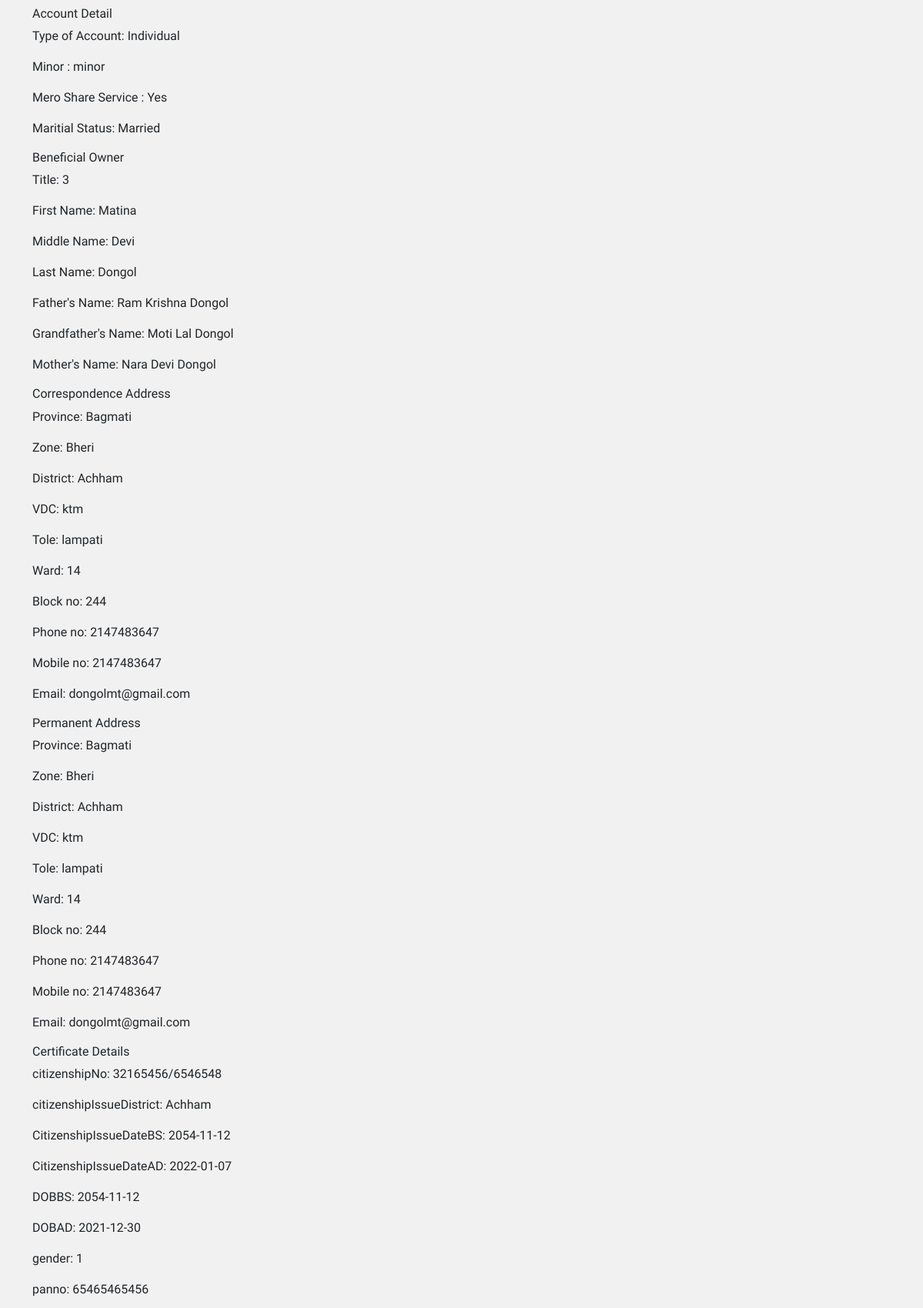
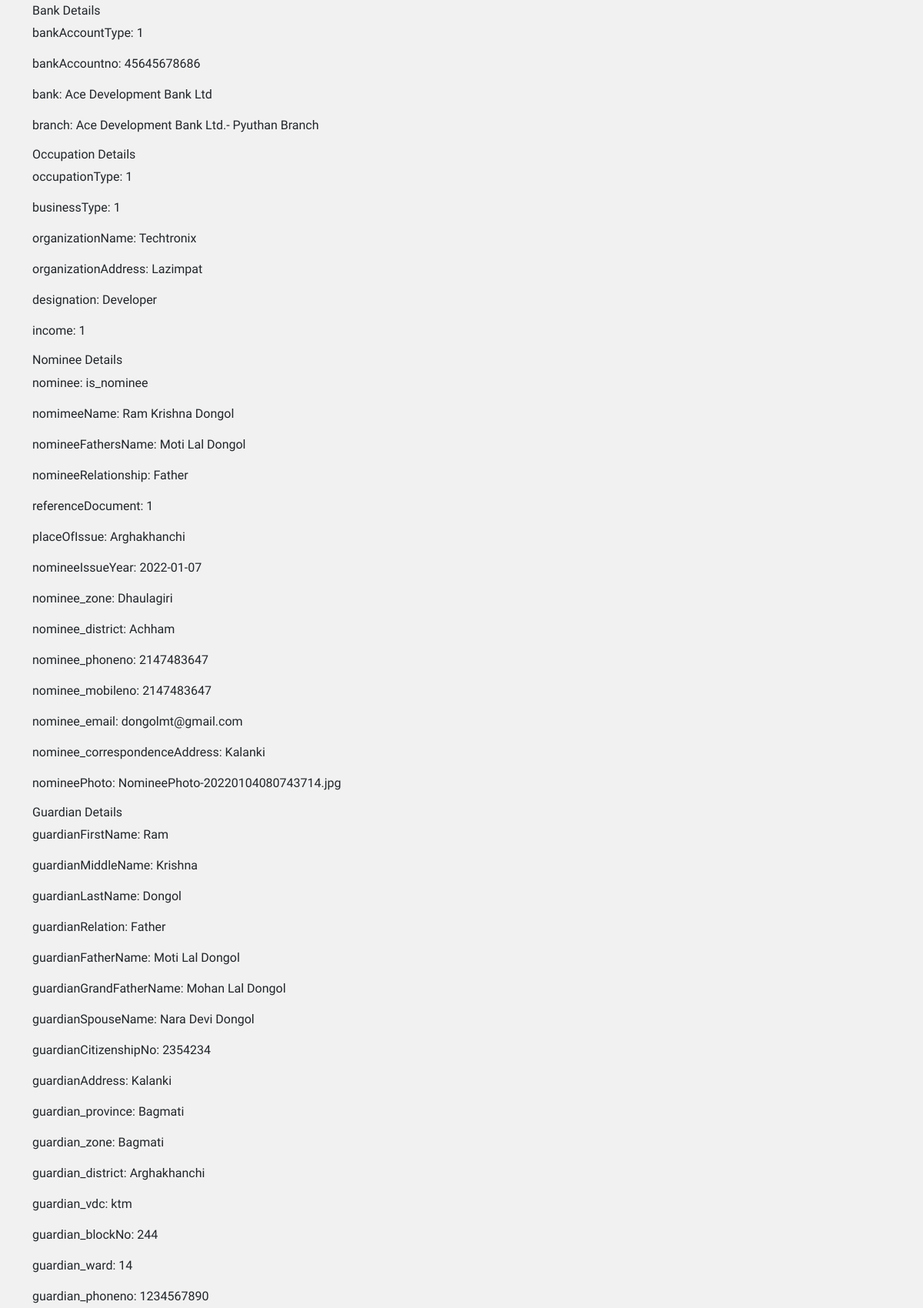
/formDetail?id=10000 (upper part), run on the app's committed database (2 pictures, top to bottom).
### tables this page shows
CREATE TABLE `firstsection` (
  `firstsection_id` int(11) NOT NULL,
  `accountType` text NOT NULL,
  `minor` text NOT NULL,
  `meroShareService` text NOT NULL,
  `maritalStatus` text NOT NULL
);

CREATE TABLE `beneficialowner` (
  `beneficialowner_id` int(11) NOT NULL,
  `title` int(11) DEFAULT NULL,
  `firstName` text NOT NULL,
  `middleName` text DEFAULT NULL,
  `lastName` text NOT NULL,
  `fathersName` text NOT NULL,
  `grandFathersName` text NOT NULL,
  `mothersName` text NOT NULL
);

CREATE TABLE `correspondenceaddress` (
  `id` int(11) NOT NULL,
  `correspondence_province` varchar(50) DEFAULT NULL,
  `correspondence_zone` varchar(50) DEFAULT NULL,
  `correspondence_district` varchar(50) DEFAULT NULL,
  `correspondence_vdc` text NOT NULL,
  `correspondence_tole` text NOT NULL,
  `correspondence_ward` int(10) NOT NULL,
  `correspondence_blockno` int(10) DEFAULT NULL,
  `correspondence_phoneno` int(10) DEFAULT NULL,
  `correspondence_mobileno` int(10) NOT NULL,
  `correspondence_email` varchar(255) NOT NULL
);

CREATE TABLE `permanentaddress` (
  `id` int(11) NOT NULL,
  `permanent_province` varchar(50) DEFAULT NULL,
  `permanent_zone` varchar(50) DEFAULT NULL,
  `permanent_district` varchar(50) DEFAULT NULL,
  `permanent_vdc` text NOT NULL,
  `permanent_tole` text NOT NULL,
  `permanent_ward` int(11) NOT NULL,
  `permanent_blockno` int(11) DEFAULT NULL,
  `permanent_phoneno` int(10) DEFAULT NULL,
  `permanent_mobileno` int(10) NOT NULL,
  `permanent_email` varchar(255) NOT NULL
);

CREATE TABLE `certificatedetails` (
  `id` int(11) NOT NULL,
  `citizenshipNo` varchar(50) DEFAULT NULL,
  `citizenshipIssueDistrict` varchar(50) DEFAULT NULL,
  `CitizenshipIssueDateBS` date NOT NULL,
  `CitizenshipIssueDateAD` date NOT NULL,
  `DOBBS` date NOT NULL,
  `DOBAD` date NOT NULL,
  `gender` int(11) DEFAULT NULL,
  `panno` varchar(50) DEFAULT NULL
);

CREATE TABLE `bankdetails` (
  `id` int(11) NOT NULL,
  `bankAccountType` int(11) DEFAULT NULL,
  `bank` varchar(255) DEFAULT NULL,
  `branch` varchar(255) DEFAULT NULL,
  `bankAccountno` varchar(50) NOT NULL,
  `status` tinyint(1) DEFAULT 1
);

CREATE TABLE `occupationdetails` (
  `id` int(11) NOT NULL,
  `occupationType` int(11) DEFAULT NULL,
  `businessType` int(11) DEFAULT NULL,
  `organizationName` text DEFAULT NULL,
  `organizationAddress` text DEFAULT NULL,
  `designation` text DEFAULT NULL,
  `income` int(11) DEFAULT NULL
);

CREATE TABLE `nomineedetails` (
  `id` int(11) NOT NULL,
  `nominee` text NOT NULL,
  `nomimeeName` text DEFAULT NULL,
  `nomineeFathersName` text DEFAULT NULL,
  `nomineeRelationship` text DEFAULT NULL,
  `referenceDocument` int(11) DEFAULT NULL,
  `nomineeDoc` varchar(50) DEFAULT NULL,
  `placeOfIssue` varchar(50) DEFAULT NULL,
  `nomineeIssueYear` date DEFAULT NULL,
  `nomineeAge` int(3) DEFAULT NULL,
  `nominee_zone` varchar(50) DEFAULT NULL,
  `nominee_district` varchar(50) DEFAULT NULL,
  `nominee_phoneno` int(10) DEFAULT NULL,
  `nominee_mobileno` int(10) DEFAULT NULL,
  `nominee_email` varchar(255) DEFAULT NULL,
  `nominee_panno` int(20) DEFAULT NULL,
  `nominee_correspondenceAddress` text DEFAULT NULL,
  `nomineePhoto` text DEFAULT NULL,
  `nomineeSignature` text DEFAULT NULL,
  `nomineeDocumentFront` text DEFAULT NULL,
  `nomineeDocumentBack` text DEFAULT NULL
);

CREATE TABLE `guardiandetails` (
  `id` int(11) NOT NULL,
  `guardianFirstName` text DEFAULT NULL,
  `guardianMiddleName` text DEFAULT NULL,
  `guardianLastName` text DEFAULT NULL,
  `guardianRelation` text DEFAULT NULL,
  `guardianFatherName` text DEFAULT NULL,
  `guardianGrandFatherName` text DEFAULT NULL,
  `guardianSpouseName` text DEFAULT NULL,
  `guardianCitizenshipNo` varchar(50) DEFAULT NULL,
  `guardianAddress` text DEFAULT NULL,
  `guardian_province` varchar(50) DEFAULT NULL,
  `guardian_zone` varchar(50) DEFAULT NULL,
  `guardian_district` varchar(50) DEFAULT NULL,
  `guardian_vdc` text DEFAULT NULL,
  `guardian_blockNo` int(5) DEFAULT NULL,
  `guardian_ward` int(5) DEFAULT NULL,
  `guardian_phoneno` int(10) DEFAULT NULL,
  `guardian_mobileno` int(10) DEFAULT NULL,
  `guardian_panno` int(50) DEFAULT NULL,
  `guardian_email` varchar(50) DEFAULT NULL,
  `guardian_citizenshiptIssueDistrict` varchar(50) DEFAULT NULL,
  `guardian_citizenshipIssueDateBS` date DEFAULT NULL,
  `guardian_citizenshipIssueDateAD` date DEFAULT NULL,
  `guardian_DOBBS` date DEFAULT NULL,
  `guardian_DOBAD` date DEFAULT NULL,
  `guardianPhoto` text DEFAULT NULL,
  `guardianSignature` text DEFAULT NULL,
  `guardianCitizenshipFront` text DEFAULT NULL,
  `guardianCitizenshipBack` text DEFAULT NULL,
  `guardianProof` text DEFAULT NULL
);

### formDetail.php (the view, shortened to what this page needs)
<?php
include "admin\inc\header.php";
require $_SERVER['DOCUMENT_ROOT'].'/machchapuchreForm/class/model.php';
if ( isset( $_GET['id'] ) && !empty( $_GET['id'] ) ){
    $id = (int)$_GET['id'];
    $result2 = mysqli_query($conn,"SELECT firstsection.accountType, firstsection.minor, firstsection.meroShareService, firstsection.maritalStatus, form.id FROM firstsection RIGHT join form on firstsection.firstsection_id = $id;") or die( mysqli_error($conn));
    $row2 = mysqli_fetch_array($result2);
    $result3 = mysqli_query($conn,"SELECT beneficialowner.title, beneficialowner.firstName, beneficialowner.middleName, beneficialowner.lastName, beneficialowner.fathersName, beneficialowner.grandFathersName, beneficialowner.mothersName, form.id FROM beneficialowner RIGHT join form on beneficialowner.beneficialowner_id = $id;") or die( mysqli_error($conn));
    $row3 = mysqli_fetch_array($result3);
    $result4 = mysqli_query($conn,"SELECT correspondenceaddress.correspondence_province, correspondenceaddress.correspondence_zone, correspondenceaddress.correspondence_district, correspondenceaddress.correspondence_vdc, correspondenceaddress.correspondence_tole, correspondenceaddress.correspondence_ward, correspondenceaddress.correspondence_blockno, correspondenceaddress.correspondence_phoneno, correspondenceaddress.correspondence_mobileno, correspondenceaddress.correspondence_email, form.id from correspondenceaddress RIGHT JOIN form On correspondenceaddress.id = $id;") or die( mysqli_error($conn));
    $row4 = mysqli_fetch_array($result4);
    $result5 = mysqli_query($conn,"SELECT permanentaddress.permanent_province, permanentaddress.permanent_zone, permanentaddress.permanent_district, permanentaddress.permanent_vdc, permanentaddress.permanent_tole, permanentaddress.permanent_ward, permanentaddress.permanent_blockno, permanentaddress.permanent_phoneno, permanentaddress.permanent_mobileno, permanentaddress.permanent_email, form.id from permanentaddress RIGHT JOIN form On permanentaddress.id = $id;") or die( mysqli_error($conn));
    $row5 = mysqli_fetch_array($result5);
    $result6 = mysqli_query($conn,"SELECT certificatedetails.citizenshipNo, certificatedetails.citizenshipIssueDistrict, certificatedetails.CitizenshipIssueDateBS , certificatedetails.CitizenshipIssueDateAD, certificatedetails.DOBBS, certificatedetails.DOBAD, certificatedetails.gender, certificatedetails.panno, form.id from certificatedetails RIGHT JOIN form On certificatedetails.id = $id;") or die( mysqli_error($conn));
    $row6 = mysqli_fetch_array($result6);
    $result7 = mysqli_query($conn,"SELECT bankdetails.bankAccountType, bankdetails.bankAccountno, bankdetails.bank, bankdetails.branch, form.id from bankdetails RIGHT JOIN form On bankdetails.id = $id;") or die( mysqli_error($conn));
    $row7 = mysqli_fetch_array($result7);
    $result8 = mysqli_query($conn,"SELECT occupationdetails.occupationType, occupationdetails.businessType, occupationdetails.organizationName, occupationdetails.organizationAddress,occupationdetails.designation, occupationdetails.income, form.id from occupationdetails RIGHT JOIN form On occupationdetails.id = $id;") or die( mysqli_error($conn));
    $row8 = mysqli_fetch_array($result8);
    $result9 = mysqli_query($conn,"SELECT nomineedetails.nominee, nomineedetails.nomimeeName, nomineedetails.nomineeFathersName, nomineedetails.nomineeRelationship,nomineedetails.referenceDocument, nomineedetails.nomineeDoc, nomineedetails.placeOfIssue, nomineedetails.nomineeIssueYear, nomineedetails.nomineeAge, nomineedetails.nominee_zone, nomineedetails.nominee_district, nomineedetails.nominee_phoneno, nomineedetails.nominee_mobileno, nomineedetails.nominee_email, nomineedetails.nominee_panno, nomineedetails.nominee_correspondenceAddress, nomineedetails.nomineePhoto, form.id from nomineedetails RIGHT JOIN form On nomineedetails.id = $id;") or die( mysqli_error($conn));
    $row9 = mysqli_fetch_array($result9);
    $result10 = mysqli_query($conn,"SELECT guardiandetails.guardianFirstName, guardiandetails.guardianMiddleName, guardiandetails.guardianLastName, guardiandetails.guardianRelation,guardiandetails.guardianFatherName, guardiandetails.guardianGrandFatherName, guardiandetails.guardianSpouseName, guardiandetails.guardianCitizenshipNo, guardiandetails.guardianAddress, guardiandetails.guardian_province, guardiandetails.guardian_zone, guardiandetails.guardian_district, guardiandetails.guardian_vdc, guardiandetails.guardian_blockNo, guardiandetails.guardian_ward, guardiandetails.guardian_phoneno, guardiandetails.guardian_mobileno, guardiandetails.guardian_panno, guardiandetails.guardian_email, guardiandetails.guardian_citizenshiptIssueDistrict, guardiandetails.guardian_citizenshipIssueDateBS, guardiandetails.guardian_citizenshipIssueDateAD, guardiandetails.guardian_DOBBS, guardiandetails.guardian_DOBAD, form.id from guardiandetails RIGHT JOIN form On guardiandetails.id = $id;") or die( mysqli_error($conn));
    $row10 = mysqli_fetch_array($result10);
?>
<div class="container my-2">
    <h6>Account Detail</h6>
    <p>Type of Account: <?php echo $row2["accountType"]; ?></p>
    <p>Minor : <?php echo $row2["minor"]; ?></p>
    <p>Mero Share Service : <?php echo $row2["meroShareService"]; ?></p>
    <p>Maritial Status: <?php echo $row2["maritalStatus"]; ?></p>
    <h6>Beneficial Owner</h6>
    <p>Title: <?php echo $row3["title"]; ?></p>
    <p>First Name: <?php echo $row3["firstName"]; ?></p>
    <p>Middle Name: <?php echo $row3["middleName"]; ?></p>
    <p>Last Name: <?php echo $row3["lastName"]; ?></p>
    <p>Father's Name: <?php echo $row3["fathersName"]; ?></p>
    <p>Grandfather's Name: <?php echo $row3["grandFathersName"]; ?></p>
    <p>Mother's Name: <?php echo $row3["mothersName"]; ?></p>
    <h6>Correspondence Address</h6>
    <p>Province: <?php echo $row4["correspondence_province"]; ?></p>
    <p>Zone: <?php echo $row4["correspondence_zone"]; ?></p>
    <p>District: <?php echo $row4["correspondence_district"]; ?></p>
    <p>VDC: <?php echo $row4["correspondence_vdc"]; ?></p>
    <p>Tole: <?php echo $row4["correspondence_tole"]; ?></p>
    <p>Ward: <?php echo $row4["correspondence_ward"]; ?></p>
    <p>Block no: <?php echo $row4["correspondence_blockno"]; ?></p>
    <p>Phone no: <?php echo $row4["correspondence_phoneno"]; ?></p>
    <p>Mobile no: <?php echo $row4["correspondence_mobileno"]; ?></p>
    <p>Email: <?php echo $row4["correspondence_email"]; ?></p>
    <h6>Permanent Address</h6>
    <p>Province: <?php echo $row5["permanent_province"]; ?></p>
    <p>Zone: <?php echo $row5["permanent_zone"]; ?></p>
    <p>District: <?php echo $row5["permanent_district"]; ?></p>
    <p>VDC: <?php echo $row5["permanent_vdc"]; ?></p>
    <p>Tole: <?php echo $row5["permanent_tole"]; ?></p>
    <p>Ward: <?php echo $row5["permanent_ward"]; ?></p>
    <p>Block no: <?php echo $row5["permanent_blockno"]; ?></p>
    <p>Phone no: <?php echo $row5["permanent_phoneno"]; ?></p>
    <p>Mobile no: <?php echo $row5["permanent_mobileno"]; ?></p>
    <p>Email: <?php echo $row5["permanent_email"]; ?></p>
    <h6>Certificate Details</h6>
    <p>citizenshipNo: <?php echo $row6["citizenshipNo"]; ?></p>
    <p>citizenshipIssueDistrict: <?php echo $row6["citizenshipIssueDistrict"]; ?></p>
    <p>CitizenshipIssueDateBS: <?php echo $row6["CitizenshipIssueDateBS"]; ?></p>
    <p>CitizenshipIssueDateAD: <?php echo $row6["CitizenshipIssueDateAD"]; ?></p>
    <p>DOBBS: <?php echo $row6["DOBBS"]; ?></p>
    <p>DOBAD: <?php echo $row6["DOBAD"]; ?></p>
    <p>gender: <?php echo $row6["gender"]; ?></p>
    <p>panno: <?php echo $row6["panno"]; ?></p>
    <h6>Bank Details</h6>
    <p>bankAccountType: <?php echo $row7["bankAccountType"]; ?></p>
    <p>bankAccountno: <?php echo $row7["bankAccountno"]; ?></p>
    <p>bank: <?php echo $row7["bank"]; ?></p>
    <p>branch: <?php echo $row7["branch"]; ?></p>
    <h6>Occupation Details</h6>
    <p>occupationType: <?php echo $row8["occupationType"]; ?></p>
    <p>businessType: <?php echo $row8["businessType"]; ?></p>
    <p>organizationName: <?php echo $row8["organizationName"]; ?></p>
    <p>organizationAddress: <?php echo $row8["organizationAddress"]; ?></p>
    <p>designation: <?php echo $row8["designation"]; ?></p>
    <p>income: <?php echo $row8["income"]; ?></p>
    <h6>Nominee Details</h6>
    <p>nominee: <?php echo $row9["nominee"]; ?></p>
    <p>nomimeeName: <?php echo $row9["nomimeeName"]; ?></p>
    <p>nomineeFathersName: <?php echo $row9["nomineeFathersName"]; ?></p>
    <p>nomineeRelationship: <?php echo $row9["nomineeRelationship"]; ?></p>
    <p>referenceDocument: <?php echo $row9["referenceDocument"]; ?></p>
    <p>placeOfIssue: <?php echo $row9["placeOfIssue"]; ?></p>
    <p>nomineeIssueYear: <?php echo $row9["nomineeIssueYear"]; ?></p>
    <p>nominee_zone: <?php echo $row9["nominee_zone"]; ?></p>
    <p>nominee_district: <?php echo $row9["nominee_district"]; ?></p>
    <p>nominee_phoneno: <?php echo $row9["nominee_phoneno"]; ?></p>
    <p>nominee_mobileno: <?php echo $row9["nominee_mobileno"]; ?></p>
    <p>nominee_email: <?php echo $row9["nominee_email"]; ?></p>
    <p>nominee_correspondenceAddress: <?php echo $row9["nominee_correspondenceAddress"]; ?></p>
    <p>nomineePhoto: <?php echo $row9["nomineePhoto"]; ?></p>
    <h6>Guardian Details</h6>
    <p>guardianFirstName: <?php echo $row10["guardianFirstName"]; ?></p>
    <p>guardianMiddleName: <?php echo $row10["guardianMiddleName"]; ?></p>
    <p>guardianLastName: <?php echo $row10["guardianLastName"]; ?></p>
    <p>guardianRelation: <?php echo $row10["guardianRelation"]; ?></p>
    <p>guardianFatherName: <?php echo $row10["guardianFatherName"]; ?></p>
    <p>guardianGrandFatherName: <?php echo $row10["guardianGrandFatherName"]; ?></p>
    <p>guardianSpouseName: <?php echo $row10["guardianSpouseName"]; ?></p>
    <p>guardianCitizenshipNo: <?php echo $row10["guardianCitizenshipNo"]; ?></p>
    <p>guardianAddress: <?php echo $row10["guardianAddress"]; ?></p>
    <p>guardian_province: <?php echo $row10["guardian_province"]; ?></p>
    <p>guardian_zone: <?php echo $row10["guardian_zone"]; ?></p>
    <p>guardian_district: <?php echo $row10["guardian_district"]; ?></p>
    <p>guardian_vdc: <?php echo $row10["guardian_vdc"]; ?></p>
    <p>guardian_blockNo: <?php echo $row10["guardian_blockNo"]; ?></p>
    <p>guardian_ward: <?php echo $row10["guardian_ward"]; ?></p>
    <p>guardian_phoneno: <?php echo $row10["guardian_phoneno"]; ?></p>
</div>
<?php
}
?>
<?php
include "admin/inc/footer.php";
?>

### admin/assets/css/form.css (style rules this page uses)
* { margin: 0; padding: 0; box-sizing: border-box; font-family: 'Titillium Web', sans-serif; }

### admin/assets/css/formdesign.css (style rules this page uses)
body { background-color: #f1f1f1; }

### data on the page
firstsection: accountType "Individual", minor "minor", meroShareService "Yes", maritalStatus "Married"
beneficialowner: title "3", firstName "Matina", middleName "Devi", lastName "Dongol", fathersName "Ram Krishna Dongol", grandFathersName "Moti Lal Dongol", mothersName "Nara Devi Dongol"
correspondenceaddress: correspondence_province "Bagmati", correspondence_zone "Bheri", correspondence_district "Achham", correspondence_vdc "ktm", correspondence_tole "lampati", correspondence_ward "14", correspondence_blockno "244", correspondence_phoneno "2147483647", correspondence_mobileno "2147483647", correspondence_email "dongolmt@gmail.com"
permanentaddress: permanent_province "Bagmati", permanent_zone "Bheri", permanent_district "Achham", permanent_vdc "ktm", permanent_tole "lampati", permanent_ward "14", permanent_blockno "244", permanent_phoneno "2147483647", permanent_mobileno "2147483647", permanent_email "dongolmt@gmail.com"
certificatedetails: citizenshipNo "32165456/6546548", citizenshipIssueDistrict "Achham", CitizenshipIssueDateBS "2054-11-12", CitizenshipIssueDateAD "2022-01-07", DOBBS "2054-11-12", DOBAD "2021-12-30", gender "1", panno "65465465456"
bankdetails: bankAccountType "1", bankAccountno "45645678686", bank "Ace Development Bank Ltd", branch "Ace Development Bank Ltd.- Pyuthan Branch"
occupationdetails: occupationType "1", businessType "1", organizationName "Techtronix", organizationAddress "Lazimpat", designation "Developer", income "1"
nomineedetails: nominee "is_nominee", nomimeeName "Ram Krishna Dongol", nomineeFathersName "Moti Lal Dongol", nomineeRelationship "Father", referenceDocument "1", placeOfIssue "Arghakhanchi", nomineeIssueYear "2022-01-07", nominee_zone "Dhaulagiri", nominee_district "Achham", nominee_phoneno "2147483647", nominee_mobileno "2147483647", nominee_email "dongolmt@gmail.com", nominee_correspondenceAddress "Kalanki", nomineePhoto "NomineePhoto-20220104080743714.jpg"
guardiandetails: guardianFirstName "Ram", guardianMiddleName "Krishna", guardianLastName "Dongol", guardianRelation "Father", guardianFatherName "Moti Lal Dongol", guardianGrandFatherName "Mohan Lal Dongol", guardianSpouseName "Nara Devi Dongol", guardianCitizenshipNo "2354234", guardianAddress "Kalanki", guardian_province "Bagmati", guardian_zone "Bagmati", guardian_district "Arghakhanchi", guardian_vdc "ktm", guardian_blockNo "244", guardian_ward "14", guardian_phoneno "1234567890"
